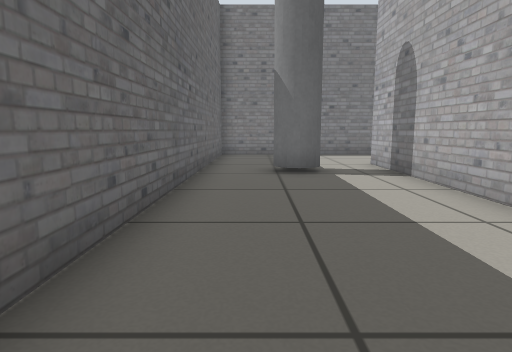
View 1 (above)

16 first-person views from a walk through a world built for the Gazebo simulator. The camera is 0.5 m above the floor, tilts 8° down and sees 75° across. The floor is counted in squares, 0.5 m on a side. Each view is taken from the middle of a square. On the plan, view 1 faces up. The plan holds only what a view shows up to about 12 squares ahead; the rest is blank.

View 2
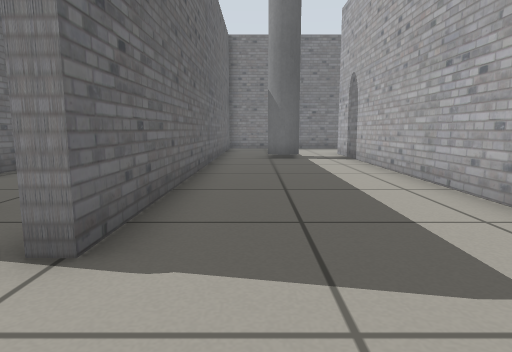

View 3
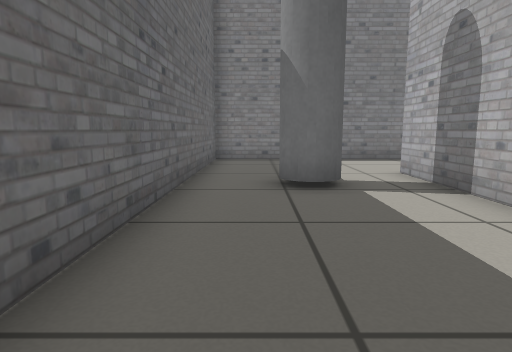

View 4
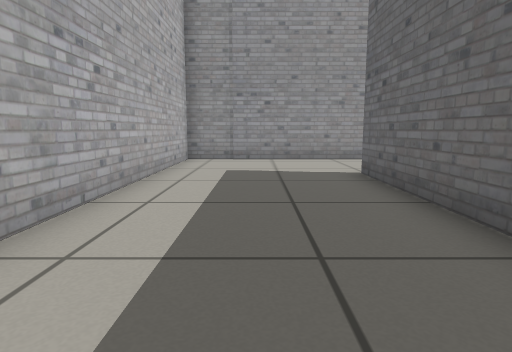

View 5
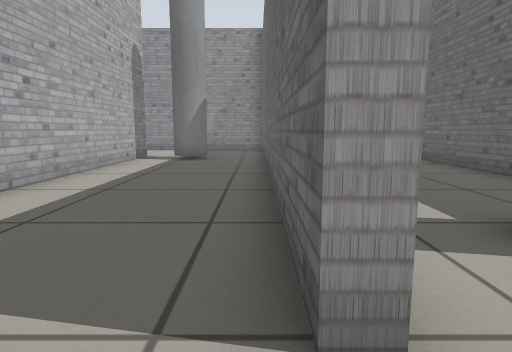

View 6
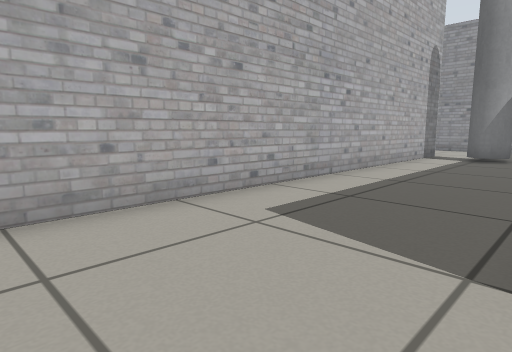

View 7
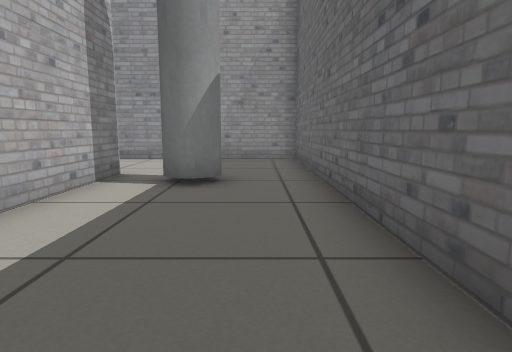

View 8
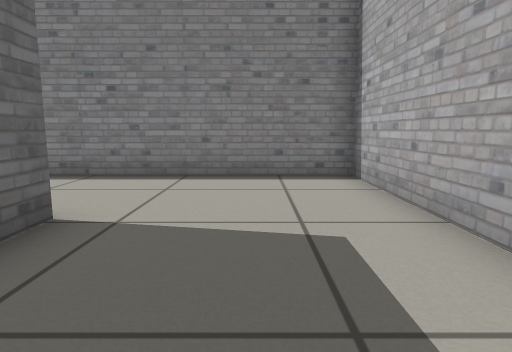

View 9
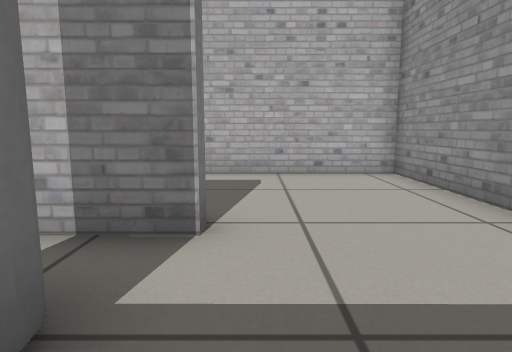

View 10
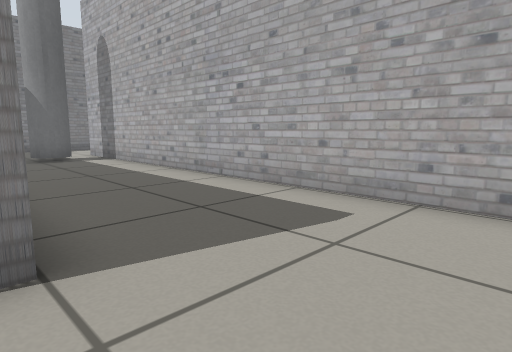

View 11
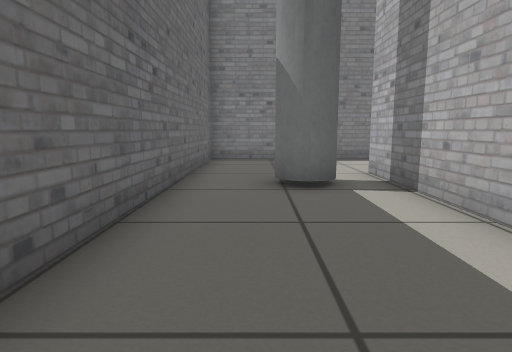

View 12
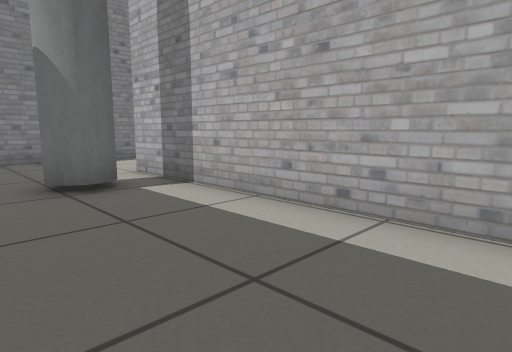

View 13
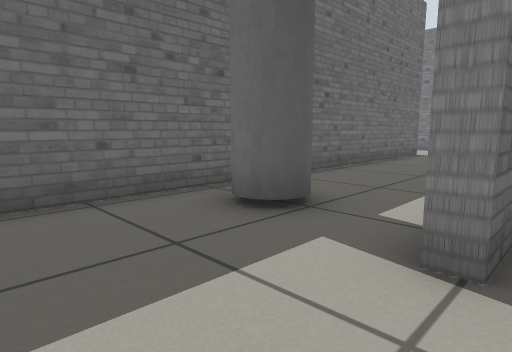

View 14
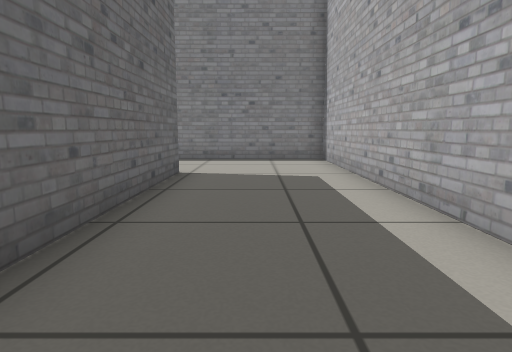

View 15
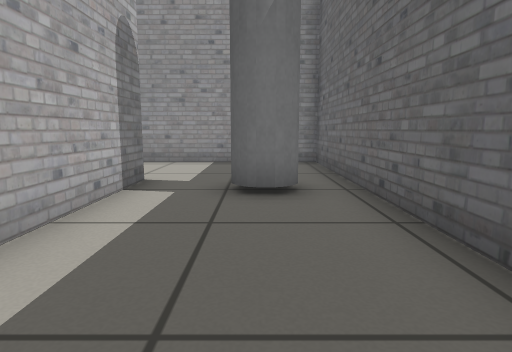

View 16
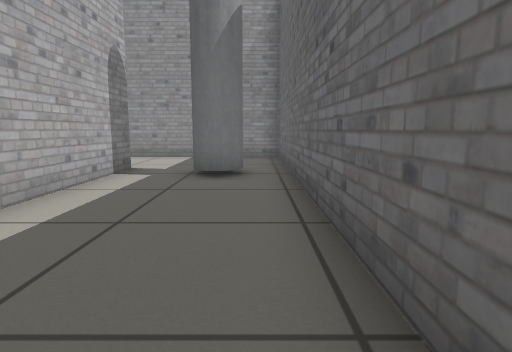

### Floor plan
Points are (right, up) in squares from view 1. A wall is a line through its corners. A room is listed if a view was taken in it or the views show most of it. See-through windows are left out.
Room 1 (views 1, 2, 3, 4, 13)
walls: (-1.6, -5.1) (3.3, -5.1) (3.3, 9.6); (3.4, 13.2) (-1.3, 13.2) (-1.4, -1.5)
ways out: opening at (4, 11) to room 2; opening at (-2, -3) to room 4
objects: grey pole (1, 8)
Room 2 (views 5, 6, 7, 8, 9, 10)
walls: (8.1, -1.5) (8.1, 13.2) (3.4, 13.2); (3.7, 9.6) (3.7, -5.1) (6.2, -5.1)
low walls: (8.5, -1.5) (8.1, -1.5); (3.3, 9.6) (3.7, 9.6)
ways out: opening at (4, 11) to room 1; opening at (8, -3) to room 3
objects: grey pole (6, -1) to (7, 0)
Room 3 (views 11, 12)
walls: (13.4, 13.2) (8.5, 13.2) (8.5, 3.8); (8, -5.1) (12.6, -5.1) (12.6, 9.8)
ways out: opening at (8, -3) to room 2; opening at (13, 11)
objects: grey pole (11, 8)
Room 4 (views 14, 15, 16)
walls: (-1.8, 4.8) (-1.8, 13.2) (-6.6, 13.2); (-1.8, -1.5) (-1.8, 2.9); (-5.8, 9.7) (-5.8, -5.1) (-1.6, -5.1)
low walls: (-1.4, -1.5) (-1.8, -1.5)
ways out: opening at (-2, -3) to room 1; opening at (-6, 11)
objects: grey pole (-4, -1) to (-4, 0)

Where each view was taken, in squares from view 1:
view 1: 0 up, 0 right, facing up
view 2: 4 down, 0 right, facing up
view 3: 2 up, 0 right, facing up
view 4: 6 up, 1 right, facing down
view 5: 11 up, 4 right, facing down
view 6: 12 up, 4 right, facing down-right
view 7: 6 up, 5 right, facing down
view 8: 6 up, 6 right, facing up
view 9: 2 down, 5 right, facing right
view 10: 4 down, 8 right, facing up-right
view 11: 2 up, 10 right, facing up
view 12: 2 up, 9 right, facing up-right
view 13: 4 down, 1 left, facing up-left
view 14: 2 up, 4 left, facing up
view 15: 5 up, 4 left, facing down
view 16: 7 up, 5 left, facing down
